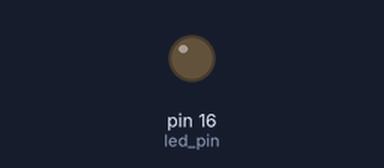
This sketch was run on a simulated Arduino Uno, built with avr-gcc and run on an emulated ATmega328P. Parts: output pins drawn as LEDs (lit = HIGH).

Above: at 0.6 s.
At 2.5 s:
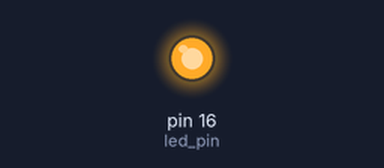
Timing chart, 0 to 6.6 s (numbered marks = the images above):
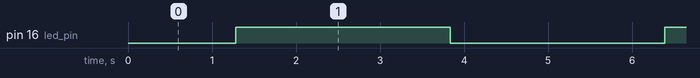

The sketch:

02_PWM.ino
```cpp
// Initializing LED Pin
int led_pin = 16;

void setup() {
  //Declaring LED pin as output
  pinMode(led_pin, OUTPUT);
}

void loop() {
  // Fade In
  for(int i=0; i<255; i++){
    analogWrite(led_pin, i);
    delay(10);
  }
  // Fade Out
  for(int i=255; i>0; i--){
    analogWrite(led_pin, i);
    delay(10);
  }
}
```

Measured:
- by itself, pin 16 (led_pin): alternates HIGH for 2.6 s and LOW for 2.6 s
